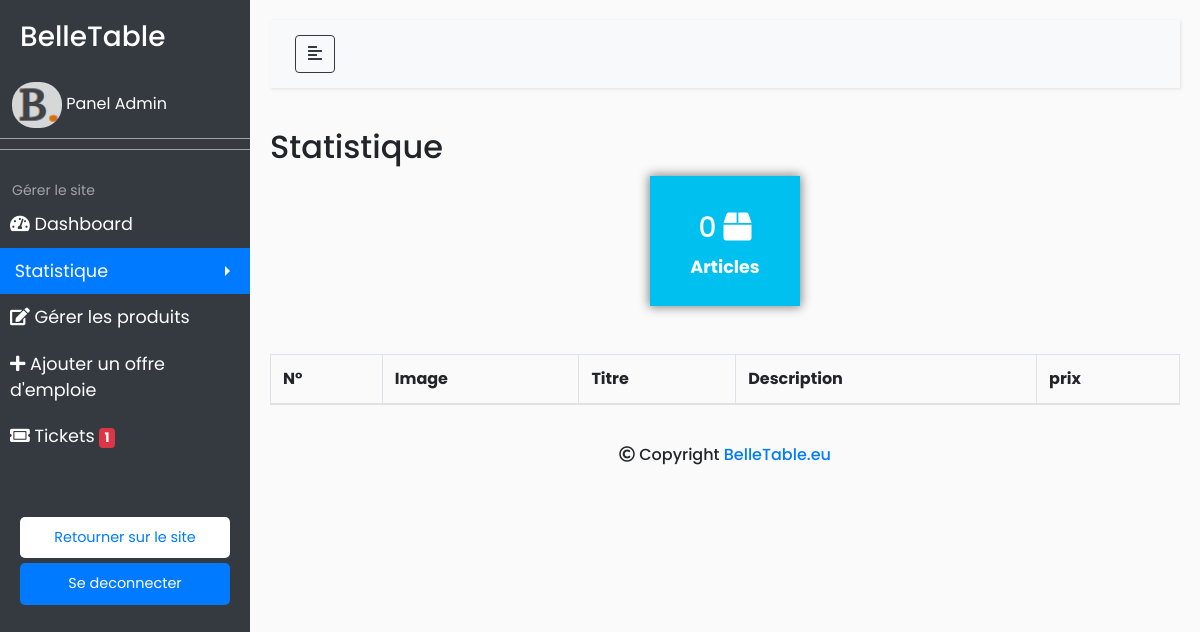
/admin/afficher-panier.php?id=4, run on an earlier commit of the app's database.
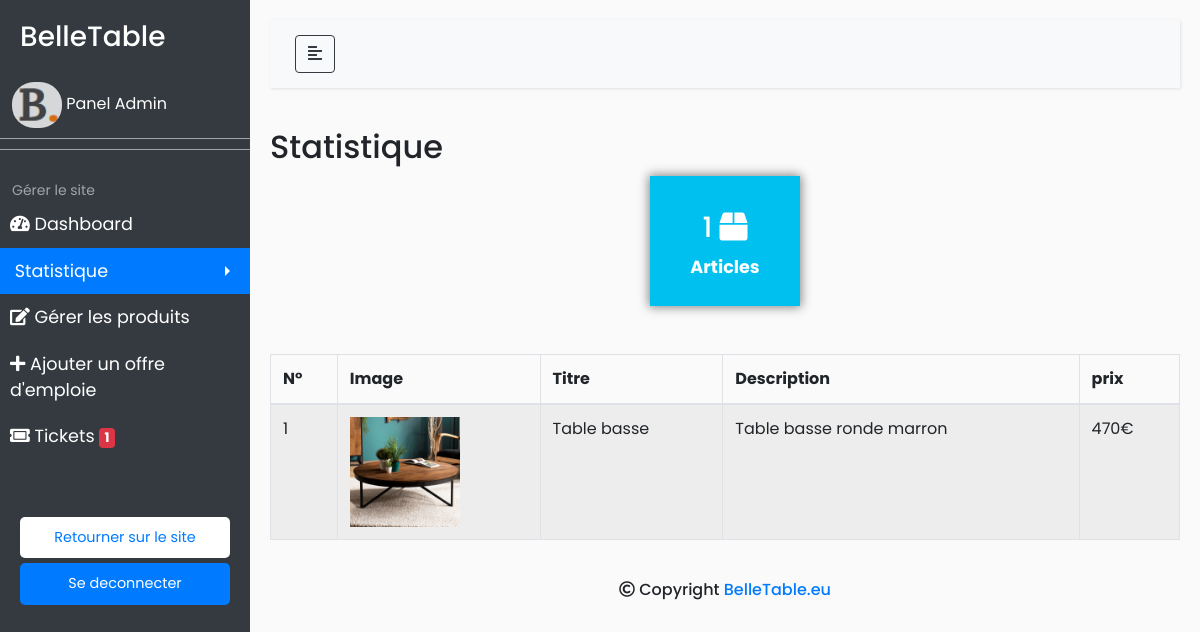
And on a later commit of the database.
### tables this page shows
CREATE TABLE IF NOT EXISTS `panier` (
  `id_panier` int(11) NOT NULL AUTO_INCREMENT,
  `idproduit` int(50) NOT NULL,
  `iduser` text NOT NULL,
  `quantite` int(11) NOT NULL,
  PRIMARY KEY (`id_panier`)
);

CREATE TABLE IF NOT EXISTS `produit` (
  `idproduit` int(50) NOT NULL AUTO_INCREMENT,
  `titre` text NOT NULL,
  `old_prix` int(11) DEFAULT NULL,
  `prix` float NOT NULL,
  `description` text DEFAULT NULL,
  `image` text DEFAULT NULL,
  UNIQUE KEY `idannonce` (`idproduit`)
);

### admin/afficher-panier.php (the view, shortened to what this page needs)
<?php if (isset($_GET['id']) && !empty($_GET['id']) && is_numeric($_GET['id'])):  ?>
  <!DOCTYPE html>
  <html>
  <head>
      <?php require_once("include/en-tete.php"); ?>
      <?php
        @$id = mysqli_escape_string($bdd, htmlspecialchars($_GET['id']));
        $req = mysqli_query($bdd, "SELECT id_panier, image, titre, description, prix FROM `panier`, produit, login WHERE panier.idproduit = produit.idproduit AND iduser = login.id AND iduser = '$id'");
      ?>
  </head>
  <body>
    <?php include("include/menu.php"); ?>
    <div id="content">
      <nav class="navbar navbar-expand-lg navbar-light bg-light">
        <div class="container-fluid">
          <button type="button" id="sidebarCollapse" class="btn btn-outline-dark">
            <i class="fas fa-align-left"></i>
          </button>
        </div>
      </nav>
      <section>
        <h2>Statistique</h2>
        <div align="center">
          <div class="info-box box1" style="width: 150px; height: 130px; ">
            <div class="text-box" style="padding-top: 35px;">
              <h3>
                <?php
                  echo mysqli_num_rows($req);
                ?>
                <i class="fas fa-box"></i>
              </h3>
              <p>Articles</p>
            </div>
          </div>
        </div>
        <br>
      </section>
      <main>
        <div class="table-responsive" >
          <table class="table table-hover table-striped table-bordered table-sm-responsive">
            <thead>
              <tr>
                <th>N°</th>
                <th>Image</th>
                <th>Titre</th>
                <th>Description</th>
                <th>prix</th>
              </tr>
            </thead>
            <tbody>
              <br>
              <?php $i = 0 ; ?>
              <?php while ($produit = mysqli_fetch_assoc($req)): ?>
                <tr> <?php $i++; ?>
                  <td><?php echo $i; ?></td>
                  <td><img width="110" src="../produits/<?php echo $produit['image']; ?>"></td>
                  <td><?php echo $produit['titre']; ?></td>
                  <td><?php echo $produit['description']; ?></td>
                  <td><?php echo $produit['prix']; ?>€</td>
                </tr>
              <?php endwhile; ?>
            </tbody>
          </table>
        </div>
      </main>
      <br>
      <?php include("include/footer.php"); ?>
    </div>
  </body>
  </html>
<?php else: ?>
  <?php header('location: liste-panier.php'); ?>
<?php endif; ?>

What changed in the data, as far as the page shows it:
added panier: idproduit.image (picture), idproduit.titre "Table basse", idproduit.description "Table basse ronde marron", idproduit.prix "470"
Also different on the page:
mysqli_num_rows($req): "0" → "1"
